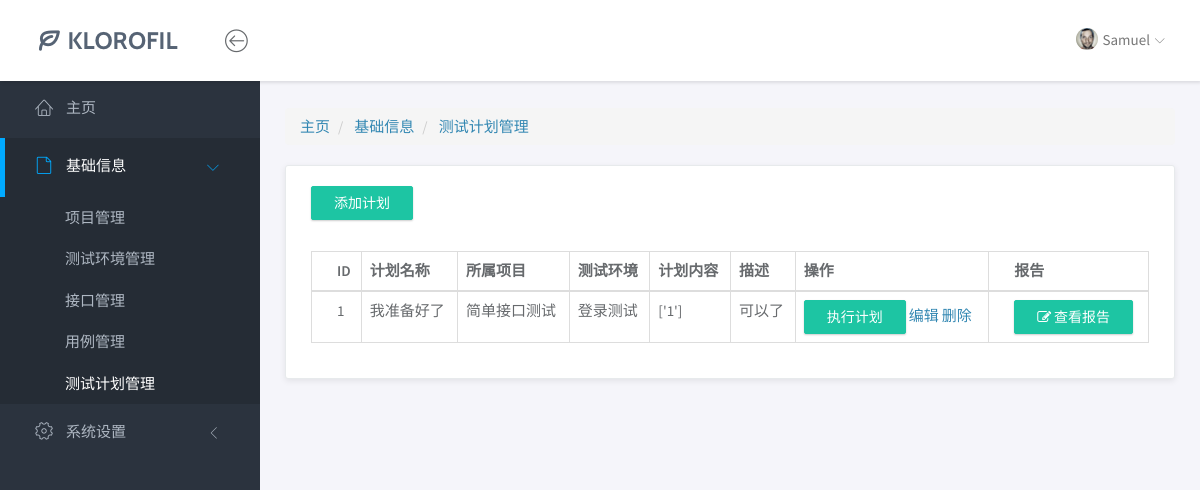
Before: /base/plan/ with the older database file.
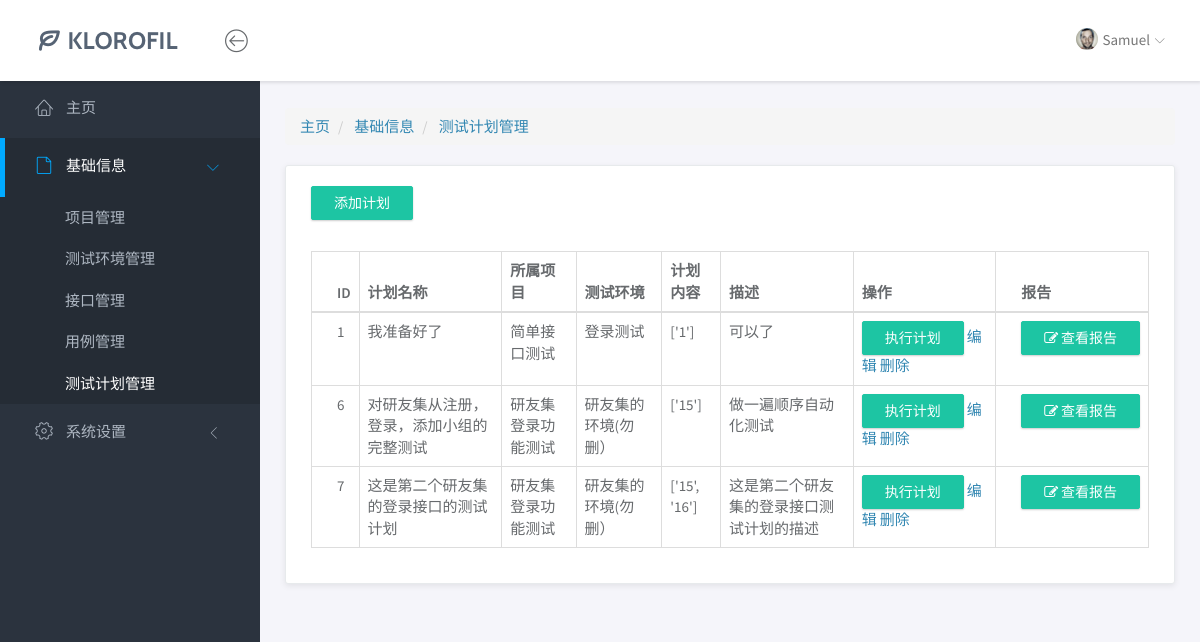
After: the same page with the newer database file.
### base/models.py (models this page shows, shortened)
class Plan(models.Model):
    plan_id = models.AutoField(primary_key=True, null=False)  # 计划ID
    plan_name = models.CharField(max_length=50)               # 计划名称
    project = models.ForeignKey('Project', on_delete=models.CASCADE)  # 所属项目（外键）
    environment = models.ForeignKey('Environment', on_delete=models.CASCADE)  # 执行环境（外键）
    description = models.CharField(max_length=200)           # 计划描述
    content = models.TextField()                             # 计划执行内容（JSON格式）

class Project(models.Model):
    prj_id = models.AutoField(primary_key=True, null=False)   # 项目ID
    prj_name = models.CharField(max_length=50)                # 项目名称
    sign = models.ForeignKey('Sign', on_delete=models.CASCADE)  # 关联的签名信息（外键）
    description = models.CharField(max_length=100)           # 项目描述
    def __str__(self):
        return self.prj_name

class Environment(models.Model):
    env_id = models.AutoField(primary_key=True, null=False)   # 环境ID
    env_name = models.CharField(max_length=50)                # 环境名称（如测试/生产）
    project = models.ForeignKey('Project', on_delete=models.CASCADE)  # 所属项目（外键）
    description = models.CharField(max_length=100)           # 环境描述
    url = models.CharField(max_length=100)                   # 环境基础URL
    private_key = models.CharField(max_length=50)            # 环境私有密钥
    def __str__(self):
        return self.env_name

### base/views/plan_views.py (the view)
# urls.py: path('plan/', plan_index),
def plan_index(request):
    plan_list = Plan.objects.all()
    return render(request, "base/plan/index.html", {"plan_list": plan_list})

### templates/base/plan/index.html (shortened to what this page needs)
{% extends "../../base.html" %}
{% block crumbs %}
<div class="row">
    <div class="col-md-12">
        <ol class="breadcrumb">
            <li>
                <a href="/yqjr/index">主页</a>
            </li>
            <li class="active">
                <a class="this">基础信息</a>
            </li>
            <li class="active">
                <a class="this-page">测试计划管理</a>
            </li>
        </ol>
    </div>
</div>
{% endblock %}
{% block body %}
<div class="row">
    <div class="col-md-12">
        <div class="panel">
            <div class="panel-heading">
                <a href="/base/plan_add/" class="btn btn-primary">添加计划</a>
            </div>
            <div class="panel-body">
                <table class="table table-bordered">
                    <thead>
                    <tr>
                        <th>ID</th>
                        <th>计划名称</th>
                        <th>所属项目</th>
                        <th>测试环境</th>
                        <th>计划内容</th>
                        <th>描述</th>
                        <th>操作</th>
                        <th>报告</th>
                    </tr>
                    </thead>
                    <tbody>
                    {% for plan in plan_list %}
                    <tr>
                        <td>{{ plan.plan_id }}</td>
                        <td>{{ plan.plan_name }}</td>
                        <td>{{ plan.project }}</td>
                        <td>{{ plan.environment }}</td>
                        <td>{{ plan.content }}</td>
                        <td>{{ plan.description }}</td>
                        <td>
                            <button class="btn btn-primary" onclick="run_button(this);">执行计划</button>
                            <a href="/base/plan_update?plan_id={{ plan.plan_id }}" class="layui-btn layui-btn-xs"
                               lay-event="edit">编辑</a>
                            <a href="/base/plan_delete?plan_id={{ plan.plan_id }}"
                               class="layui-btn layui-btn-danger layui-btn-xs" lay-event="del">删除</a>
                        </td>
                        <td>
                            <a class="btn btn-primary" href="/base/report/?plan_id={{plan.plan_id}}"><i class="fa fa-edit"></i>&nbsp;查看报告</a>
                        </td>
                    </tr>
                    {% endfor %}
                    </tbody>
                </table>
            </div>
        </div>
    </div>
</div>
{% endblock %}

### templates/base.html (shortened to what this page needs)
<!doctype html>
<html lang="en">
<head>
    <link rel="stylesheet" href="/static/vendor/bootstrap/css/bootstrap.min.css">
    <link rel="stylesheet" href="/static/vendor/font-awesome/css/font-awesome.min.css">
    <link rel="stylesheet" href="/static/vendor/linearicons/style.css">
    <link rel="stylesheet" href="/static/css/main.css">
    <link rel="stylesheet" href="/static/css/demo.css">
</head>
<body>
<div id="wrapper">
    <nav class="navbar navbar-default navbar-fixed-top">
        <div class="brand">
            <a href="index.html"><img src="/static/img/logo-dark.png" alt="Klorofil Logo"
                                      class="img-responsive logo"></a>
        </div>
        <div class="container-fluid">
            <div class="navbar-btn">
                <button type="button" class="btn-toggle-fullwidth"><i class="lnr lnr-arrow-left-circle"></i></button>
            </div>
            <div id="navbar-menu">
                <ul class="nav navbar-nav navbar-right">
                    <li class="dropdown">
                        <a href="#" class="dropdown-toggle" data-toggle="dropdown"><img src="/static/img/user.png"
                                                                                        class="img-circle" alt="Avatar">
                            <span>Samuel</span> <i class="icon-submenu lnr lnr-chevron-down"></i></a>
                    </li>
                </ul>
            </div>
        </div>
    </nav>
    <div id="sidebar-nav" class="sidebar">
        <div class="sidebar-scroll">
            <nav>
                <ul class="nav">
                    <li><a href="/index" class=""><i class="lnr lnr-home"></i> <span>主页</span></a></li>
                    <li>
                        <a href="#baseinfo" data-toggle="collapse" class="collapsed"><i class="lnr lnr-file-empty"></i>
                            <span>基础信息</span> <i class="icon-submenu lnr lnr-chevron-left"></i></a>
                        <div id="baseinfo" class="collapse ">
                            <ul class="nav">
                                <li><a href="/base/project/" class="">项目管理</a></li>
                                <li><a href="/base/env/" class="">测试环境管理</a></li>
                                <li><a href="/base/interface/" class="">接口管理</a></li>
                                <li><a href="/base/case/" class="">用例管理</a></li>
                                <li><a href="/base/plan/" class="">测试计划管理</a></li>
                            </ul>
                        </div>
                    </li>
                    <li>
                        <a href="#system" data-toggle="collapse" class="collapsed"><i class="lnr lnr-cog"></i> <span>系统设置</span>
                            <i class="icon-submenu lnr lnr-chevron-left"></i></a>
                    </li>
                </ul>
            </nav>
        </div>
    </div>
    <div class="main">
        <div class="main-content">
            <div class="container-fluid">
                {% block crumbs %}
                {% endblock %}
                {% block body %}
                {% endblock %}
            </div>
        </div>
    </div>
</div>
</body>
</html>

Changed rows visible on the page:
added Plan: plan_id "6", plan_name "对研友集从注册，登录，添加小组的完整测试", project "研友集登录功能测试", environment "研友集的环境(勿删）", content "['15']", description "做一遍顺序自动化测试"
added Plan: plan_id "7", plan_name "这是第二个研友集的登录接口的测试计划", project "研友集登录功能测试", environment "研友集的环境(勿删）", content "['15', '16']", description "这是第二个研友集的登录接口测试计划的描述"
